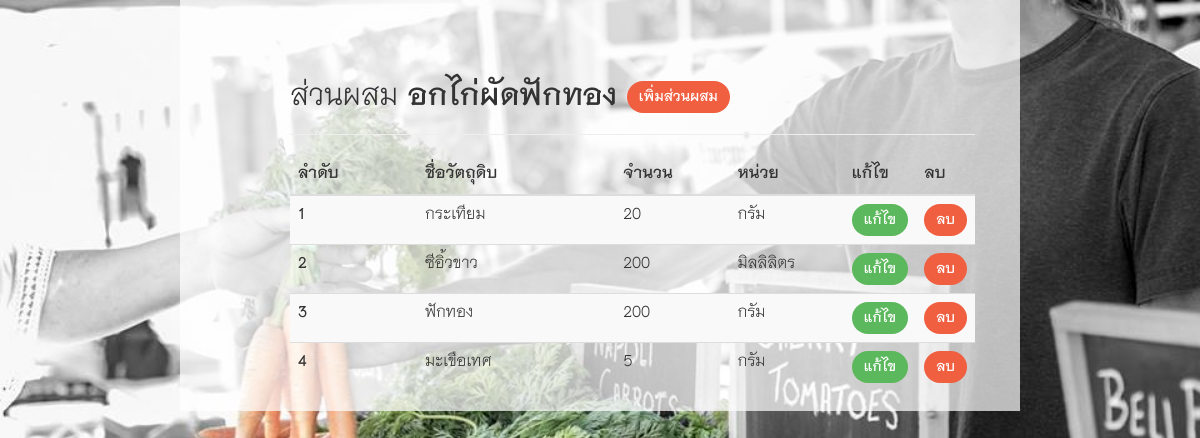
The page /menu/mixmenu.php?id=2 on the database its author committed.
### tables this page shows
CREATE TABLE `menu` (
  `id_menu` int(11) NOT NULL,
  `key_menu` varchar(50) NOT NULL,
  `name_menu` varchar(500) DEFAULT NULL,
  `price_menu` varchar(500) DEFAULT NULL,
  `type_menu` varchar(50) DEFAULT '0'
);

CREATE TABLE `admixture` (
  `id_admixture` int(3) UNSIGNED ZEROFILL NOT NULL,
  `id_menu_adm` int(11) DEFAULT NULL,
  `id_stock_adm` int(11) DEFAULT NULL,
  `num_stock` int(11) DEFAULT NULL,
  `id_unit_adm` int(11) DEFAULT NULL,
  `adstatic` int(11) DEFAULT '0'
);

CREATE TABLE `stock` (
  `id_stock` int(11) NOT NULL,
  `name_stock` varchar(500) DEFAULT NULL,
  `amount_stock` double DEFAULT '0',
  `type_stock` varchar(50) DEFAULT '0',
  `type_unit` int(11) DEFAULT NULL
);

CREATE TABLE `unit` (
  `id_unit` int(11) NOT NULL,
  `name_unit` varchar(50) DEFAULT NULL,
  `type_unit` int(11) DEFAULT NULL,
  `value` double DEFAULT NULL
);

### menu/mixmenu.php (the view, shortened to what this page needs)
<?php
include '../function/style.php';
include '../function/conn.php';
include '../style.php';
?>
<html>
    <head>
    </head>
    <body>
        <?php
        $strid = null;
        if (isset($_GET["id"])) {
            $strid = $_GET["id"];
        }
        ?>
        <div class="col-sm-12 " style="margin-top:60px">
            <div class="col-sm-1"></div>
            <div class="col-sm-11"><h2>
                    ส่วนผสม
                    <b><?php
                        $sql = "select * from menu WHERE id_menu = " . $strid . "";
                        $query = mysqli_query($conn, $sql);
                        while ($result = mysqli_fetch_assoc($query)) {
                            echo $result['name_menu'];
                        }
                        ?></b>
                    <a type="button" class="btn btn-primary" data-toggle="modal" href="#mix">เพิ่มส่วนผสม</a>
                </h2><hr>
            </div>
            <div class="col-sm-1"></div>
            <div class="col-sm-11">
                <?php
                $strSQL = "SELECT * FROM ((admixture INNER JOIN menu ON admixture.id_menu_adm = menu.id_menu)"
                        . " INNER JOIN stock ON admixture.id_stock_adm = stock.id_stock)"
                        . " INNER JOIN unit ON admixture.id_unit_adm = unit.id_unit"
                        . " WHERE id_menu_adm = '" . $strid . "'";
                $Query = mysqli_query($conn, $strSQL);
                ?>
                <form name="frmMain" method="post" action="<?php echo $_SERVER["PHP_SELF"]; ?>?id=<?php echo $strid; ?>">
                    <table  class="table table-striped">
                        <thead>
                            <tr>
                                <th>ลำดับ</th>
                                <th>ชื่อวัตถุดิบ</th>
                                <th class="col-sm-2">จำนวน</th>
                                <th class="col-sm-2">หน่วย</th>
                                <th class="col-sm-1">แก้ไข</th>
                                <th class="col-sm-1">ลบ</th>
                            </tr>
                        </thead>
                        <?php
                        $c = 1;
                        while ($Result = mysqli_fetch_array($Query)) {
                            ?>
                            <?php
                            if ($Result["id_admixture"] == @$_GET["CusID"] and @ $_GET["Action"] == "Edit") {
                                ?>
                                <tr>
                                    <td><?php echo $c++; ?>
                                        <input type="hidden" name="hdnEdID"value="<?php echo $Result["id_admixture"]; ?>">
                                    </td>
                                    <td><?php echo $Result["name_stock"]; ?></td>
                                    <td><input class="form-control" type="number" name="txtEditNumber" value="<?php echo $Result["num_stock"]; ?>"></td>
                                    <td><select name="txtEditUnit" id="type" class="form-control">
                                            <?php
                                            $sql = "SELECT * FROM unit";
                                            $result = mysqli_query($conn, $sql);
                                            while ($data = mysqli_fetch_assoc($result)) {
                                                echo "<option value='" . $data["id_unit"] . "'>" . $data[name_unit] . "</option>";
                                            }
                                            ?>
                                        </select></td>
                                    <td><input class="btn btn-info" name="btnAdd" type="button" id="btnUpdate" value="บันทึก" OnClick="frmMain.hdnCmd.value = 'Update';frmMain.submit();">
                                    </td>
                                    <td><input class="btn btn-default" name="btnAdd" type="button" id="btnCancel" value="ยกเลิก" OnClick="window.location = '<?php echo $_SERVER["PHP_SELF"]; ?>?id=<?php echo $strid; ?>';">
                                    </td>
                                </tr>
                                <?php
                            } else {
                                ?>
                                <tr>
                                    <td><b><?php echo $c++; ?></b></td>
                                    <td><?php echo $Result["name_stock"]; ?></td>
                                    <td><?php echo $Result["num_stock"]; ?></td>
                                    <td><?php echo $Result["name_unit"]; ?></td>
                                    <td><a class="btn btn-success" href="<?php echo $_SERVER["PHP_SELF"]; ?>?id=<?php echo $strid; ?>&Action=Edit&CusID=<?php echo $Result["id_admixture"]; ?>">แก้ไข</a></td>
                                    <td><a class="btn btn-primary" href="JavaScript:if(confirm('Confirm Delete?')==true){window.location='<?php echo $_SERVER["PHP_SELF"]; ?>?id=<?php echo $strid; ?>&Action=Del&CusID=<?php echo $Result["id_admixture"]; ?>';}">ลบ</a></td>
                                </tr>
                                <?php
                            }
                            ?>
                            <?php
                        }
                        ?>
                    </table>
                </form>

### css/creative.css (style rules this page uses)
html, body { background:url('../img/z.jpg')center center fixed ; -webkit-background-size: cover; -moz-background-size: cover; -o-background-size: cover; background-size: cover; height: 100%; width: 100%; }
body { font-family: 'THNiramitAS'; }
a { -webkit-transition: all 0.35s; -moz-transition: all 0.35s; transition: all 0.35s; color: #000000; }
h1, h2, h3, h4, h5, h6 { font-family: 'THNiramitAS'; }
.btn-primary { color: white; background-color: #F05F40; border-color: #F05F40; -webkit-transition: all 0.35s; -moz-transition: all 0.35s; transition: all 0.35s; }
.btn { font-family: 'THNiramitAS'; border: none; border-radius: 300px; font-weight: 700; text-transform: uppercase; }
body { webkit-tap-highlight-color: #FFFFFF; }

### css/main.css (style rules this page uses)
html { font-family: 'THNiramitAS'; -webkit-text-size-adjust: 100%; -ms-text-size-adjust: 100%; }

### css/menu.css (style rules this page uses)
html { background: url('../img/aaa.jpg')center center fixed ; -webkit-background-size: cover; -moz-background-size: cover; -o-background-size: cover; background-size: cover; }
body { background: url('../img/aaa.jpg')center center fixed ; -webkit-background-size: cover; -moz-background-size: cover; -o-background-size: cover; background-size: cover; }

### rows shown on the page
menu: name_menu "อกไก่ผัดฟักทอง"
admixture: id_stock_adm.name_stock "กระเทียม", num_stock "20", id_unit_adm.name_unit "กรัม"
admixture: id_stock_adm.name_stock "ซีอิ้วขาว", num_stock "200", id_unit_adm.name_unit "มิลลิลิตร"
admixture: id_stock_adm.name_stock "ฟักทอง", num_stock "200", id_unit_adm.name_unit "กรัม"
admixture: id_stock_adm.name_stock "มะเขือเทศ", num_stock "5", id_unit_adm.name_unit "กรัม"
